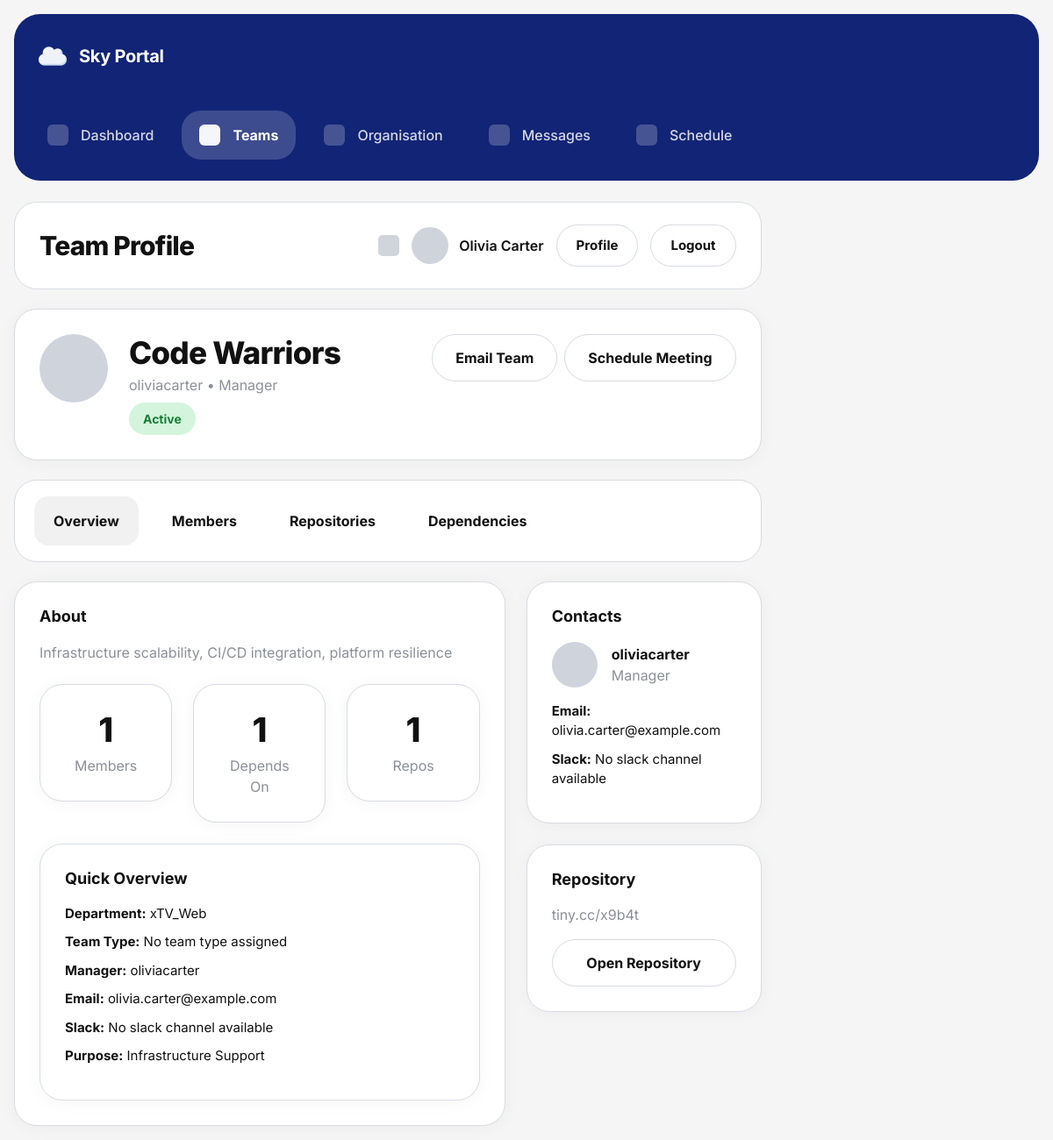
Screenshot of /teams/7/ (signed in) with the database file from the repository.
### organisation/models.py (models this page shows, shortened)
class Team(models.Model):
    STATUS_CHOICES = [
        ('active', 'Active'),
        ('restructured', 'Restructured'),
        ('disbanded', 'Disbanded'),
    ]
    name = models.CharField(max_length=100, unique=True)
    description = models.TextField(blank=True)
    purpose = models.TextField(blank=True)
    department = models.ForeignKey(
        Department,
        on_delete=models.SET_NULL,
        null=True,
        blank=True,
        related_name='teams'
    )
    team_type = models.ForeignKey(
        TeamType,
        on_delete=models.SET_NULL,
        null=True,
        blank=True,
        related_name='teams'
    )
    manager = models.ForeignKey(
        User,
        on_delete=models.SET_NULL,
        null=True,
        blank=True,
        related_name='managed_teams'
    )
    members = models.ManyToManyField(
        User,
        related_name='teams',
        blank=True
    )
    slack_channel = models.CharField(max_length=100, blank=True)
    email = models.EmailField(blank=True)
    code_repository = models.URLField(blank=True)
    status = models.CharField(max_length=20, choices=STATUS_CHOICES, default='active')
    created_at = models.DateTimeField(auto_now_add=True)
    updated_at = models.DateTimeField(auto_now=True)

class Department(models.Model):
    name = models.CharField(max_length=100, unique=True)
    description = models.TextField(blank=True)
    specialisation = models.CharField(max_length=200, blank=True)
    leader = models.ForeignKey(
        User,
        on_delete=models.SET_NULL,
        null=True,
        blank=True,
        related_name='led_departments'
    )
    created_at = models.DateTimeField(auto_now_add=True)
    updated_at = models.DateTimeField(auto_now=True)

### teams/views.py (the view)
# urls.py: path("<int:team_id>/", views.team_detail, name="team_detail"),
@login_required
def team_detail(request, team_id):
    team = get_object_or_404(Team, id=team_id)
    members = team.members.all()
    upstream_dependencies = Dependency.objects.filter(upstream_team=team)
    downstream_dependencies = Dependency.objects.filter(downstream_team=team)
    return render(request, "teams/team_detail.html", {
        "team": team,
        "members": members,
        "upstream_dependencies": upstream_dependencies,
        "downstream_dependencies": downstream_dependencies,
    })

### templates/teams/team_detail.html (shortened to what this page needs)
{% extends "base.html" %}
{% block nav_teams %}active{% endblock %}
{% block page_heading %}Team Profile{% endblock %}
{% block content %}
<div class="panel-card">
    <div class="card-body">
        <div class="d-flex justify-content-between align-items-start flex-wrap gap-4">
            <div class="d-flex align-items-start gap-4">
                <div class="top-shell-avatar" style="width: 78px; height: 78px;"></div>
                <div>
                    <h2 class="page-title mb-1" style="font-size: 2.2rem;">{{ team.name }}</h2>
                    <p class="page-subtitle mb-2">
                        {{ team.manager.username|default:"No manager assigned" }} • Manager
                    </p>
                    <span class="sky-badge sky-badge-active">{{ team.get_status_display }}</span>
                </div>
            </div>
            <div class="d-flex gap-2 flex-wrap">
                <a href="{% url 'email_team' team.id %}" class="btn btn-sky-secondary">Email Team</a>
                <a href="{% url 'schedule_meeting' team.id %}" class="btn btn-sky-outline">Schedule Meeting</a>
            </div>
        </div>
    </div>
</div>
<div class="tabs-shell">
    <div class="tabs-row">
        <button class="tab-btn active" type="button" data-tab="overview">Overview</button>
        <button class="tab-btn" type="button" data-tab="members">Members</button>
        <button class="tab-btn" type="button" data-tab="repos">Repositories</button>
        <button class="tab-btn" type="button" data-tab="dependencies">Dependencies</button>
    </div>
</div>
<div id="tab-overview" class="team-tab-section">
    <div class="row g-4">
        <div class="col-lg-8">
            <div class="panel-card">
                <div class="card-body">
                    <h3 class="sky-section-title">About</h3>
                    <p class="page-subtitle mb-4">
                        {{ team.description|default:"No description available." }}
                    </p>
                    <div class="row g-4">
                        <div class="col-md-4">
                            <div class="panel-card">
                                <div class="card-body text-center">
                                    <h2 style="font-size: 2.4rem; font-weight: 800; margin-bottom: 6px;">
                                        {{ members|length }}
                                    </h2>
                                    <p class="page-subtitle mb-0">Members</p>
                                </div>
                            </div>
                        </div>
                        <div class="col-md-4">
                            <div class="panel-card">
                                <div class="card-body text-center">
                                    <h2 style="font-size: 2.4rem; font-weight: 800; margin-bottom: 6px;">
                                        {{ upstream_dependencies|length }}
                                    </h2>
                                    <p class="page-subtitle mb-0">Depends On</p>
                                </div>
                            </div>
                        </div>
                        <div class="col-md-4">
                            <div class="panel-card">
                                <div class="card-body text-center">
                                    <h2 style="font-size: 2.4rem; font-weight: 800; margin-bottom: 6px;">
                                        {% if team.code_repository %}1{% else %}0{% endif %}
                                    </h2>
                                    <p class="page-subtitle mb-0">Repos</p>
                                </div>
                            </div>
                        </div>
                    </div>
                    <div class="panel-card mt-4">
                        <div class="card-body">
                            <h3 class="sky-section-title">Quick Overview</h3>
                            <ul class="sky-meta-list mb-0">
                                <li><strong>Department:</strong> {{ team.department.name|default:"No department assigned" }}</li>
                                <li><strong>Team Type:</strong> {{ team.team_type.name|default:"No team type assigned" }}</li>
                                <li><strong>Manager:</strong> {{ team.manager.username|default:"No manager assigned" }}</li>
                                <li><strong>Email:</strong> {{ team.email|default:"No email available" }}</li>
                                <li><strong>Slack:</strong> {{ team.slack_channel|default:"No slack channel available" }}</li>
                                <li><strong>Purpose:</strong> {{ team.purpose|default:"No purpose available." }}</li>
                            </ul>
                        </div>
                    </div>
                </div>
            </div>
        </div>
        <div class="col-lg-4">
            <div class="panel-card">
                <div class="card-body">
                    <h3 class="sky-section-title">Contacts</h3>
                    <div class="d-flex align-items-center gap-3 mb-3">
                        <div class="top-shell-avatar" style="width: 52px; height: 52px;"></div>
                        <div>
                            <div style="font-weight: 700;">{{ team.manager.username|default:"No manager assigned" }}</div>
                            <div class="page-subtitle">Manager</div>
                        </div>
                    </div>
                    <ul class="sky-meta-list mb-0">
                        <li><strong>Email:</strong> {{ team.email|default:"No email available" }}</li>
                        <li><strong>Slack:</strong> {{ team.slack_channel|default:"No slack channel available" }}</li>
                    </ul>
                </div>
            </div>
            <div class="panel-card mt-4">
                <div class="card-body">
                    <h3 class="sky-section-title">Repository</h3>
                    {% if team.code_repository %}
                        <p class="page-subtitle mb-3">{{ team.code_repository }}</p>
                        <a href="{{ team.code_repository }}" target="_blank" rel="noreferrer" class="btn btn-sky-secondary w-100">
                            Open Repository
                        </a>
                    {% else %}
                        <p class="sky-empty">No repository available.</p>
                    {% endif %}
                </div>
            </div>
        </div>
    </div>
</div>
{% endblock %}

### templates/base.html (shortened to what this page needs)
<!doctype html>
<html lang="en">
  <head>
    {% load static %}
    <link
      href="https://cdn.jsdelivr.net/npm/bootstrap@5.3.3/dist/css/bootstrap.min.css"
      rel="stylesheet"
    />
    <link href="{% static 'css/styles.css' %}" rel="stylesheet" />
  </head>
  <body>
    {% block fullpage %}
    <div class="app-layout">
      <aside class="app-sidebar">
        <div class="app-sidebar-inner">
          <div class="sidebar-brand">
            <div class="top-shell-brand d-flex align-items-center gap-2">
              <img
                src="{% static 'images/cloud.png' %}"
                alt="Sky Logo"
                style="height: 32px"
              />
            </div>
            <div class="sidebar-brand-text">Sky Portal</div>
          </div>
          <nav class="sidebar-nav">
            <a
              href="{% url 'dashboard' %}"
              class="sidebar-link {% block nav_dashboard %}{% endblock %}"
            >
              <span class="sidebar-link-icon"></span>
              <span>Dashboard</span>
            </a>
            <a
              href="{% url 'team_list' %}"
              class="sidebar-link {% block nav_teams %}{% endblock %}"
            >
              <span class="sidebar-link-icon"></span>
              <span>Teams</span>
            </a>
            <a href="#" class="sidebar-link">
              <span class="sidebar-link-icon"></span>
              <span>Organisation</span>
            </a>
            <a href="#" class="sidebar-link">
              <span class="sidebar-link-icon"></span>
              <span>Messages</span>
            </a>
            <a
              href="{% url 'schedule_home' %}"
              class="sidebar-link {% block nav_schedule %}{% endblock %}"
            >
              <span class="sidebar-link-icon"></span>
              <span>Schedule</span>
            </a>
          </nav>
        </div>
      </aside>
      <div class="app-main">
        <header class="top-shell">
          <div class="top-shell-title-wrap">
            <h1 class="top-shell-title">
              {% block page_heading %}Sky Portal{% endblock %}
            </h1>
          </div>
          <div class="top-shell-right">
            <div class="top-shell-square"></div>
            {% if user.is_authenticated %}
            <div class="top-shell-profile">
              <div class="top-shell-avatar"></div>
              <span class="top-shell-username"
                >{{ user.get_full_name|default:user.username }}</span
              >
            </div>
            <a href="{% url 'profile' %}" class="top-shell-pill-link"
              >Profile</a
            >
            <form method="post" action="{% url 'logout' %}" class="mb-0">
              <button
                type="submit"
                class="top-shell-pill-link top-shell-pill-light"
              >
                Logout
              </button>
            </form>
            {% endif %}
          </div>
        </header>
        <main class="page-content">{% block content %}{% endblock %}</main>
      </div>
    </div>
    {% endblock %}
  </body>
</html>

### rows the page displays
Team: name "Code Warriors", manager.username "oliviacarter", status "Active", description "Infrastructure scalability, CI/CD integration, platform resilience", department.name "xTV_Web", team_type.name "No team type assigned", email "olivia.carter@example.com", slack_channel "No slack channel available", purpose "Infrastructure Support", code_repository "tiny.cc/x9b4t"

### other values shown
{{ user.get_full_name|default:user.username }} "Olivia Carter"
{{ members|length }} "1"
{{ upstream_dependencies|length }} "1"
